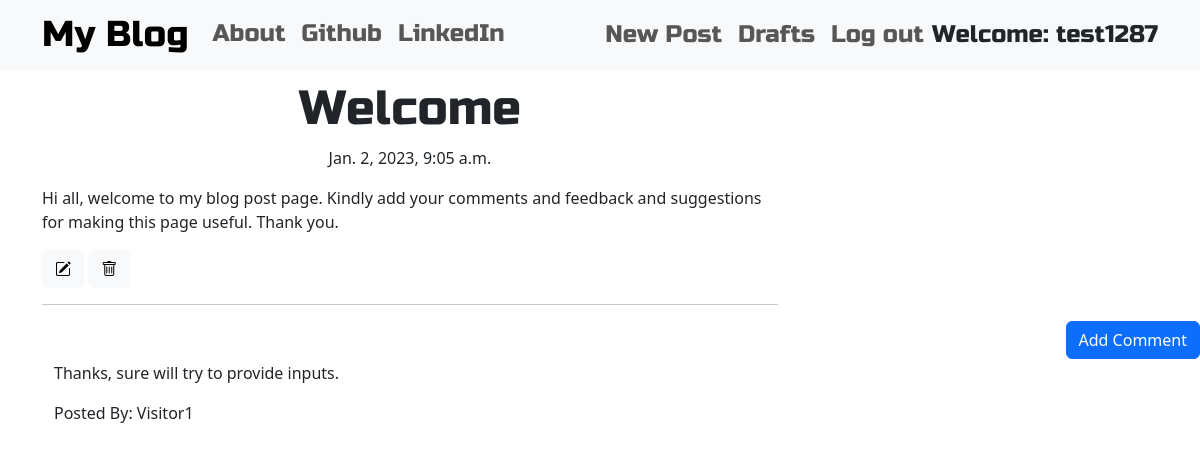
Screenshot of /post/6 (signed in) with the database file from the repository.
### blog/models.py (models this page shows, shortened)
class Post(models.Model):
    author = models.ForeignKey('auth.User',on_delete=models.CASCADE)
    title = models.CharField(max_length=200)
    text = models.TextField()
    create_date = models.DateTimeField(default=django.utils.timezone.now)
    published_date = models.DateTimeField(blank=True,null=True)

class Comment(models.Model):
    post = models.ForeignKey('blog.Post',related_name='comments',on_delete=models.CASCADE)
    author = models.CharField(max_length=100)
    text = models.TextField()
    create_date = models.DateTimeField(default=django.utils.timezone.now)
    approved_comment = models.BooleanField(default=False)

### blog/views.py (the view)
# urls.py: re_path(r"^post/(?P<pk>\d+)$", views.PostDetailView.as_view(),name='post_detail'),
class PostDetailView(DetailView):
    model = Post

### blog/templates/blog/post_detail.html (shortened to what this page needs)
{% extends 'blog/base.html' %}
{% block content %}
    <h1 class="posttitle loader">{{ post.title }}</h1>
    {% if post.published_date %}
        <div class="date postdate">
            {{ post.published_date }}
        </div>
    {% else %}
        <a class="btn btn-primary" href="{% url 'post_publish' pk=post.pk %}">Publish</a>
    {% endif %}
    <p class="postcontent">{{ post.text|safe|linebreaks }}</p>
    {% if user.is_authenticated %}
        <a class="btn btn-light" href="{% url 'post_edit' pk=post.pk %}">
            <i class="bi bi-pencil-square"></i>
        </a>
        <a class="btn btn-light" href="{% url 'post_remove' pk=post.pk %}">
            <i class="bi bi-trash"></i>
        </a>
    {% endif %}
    <hr>
    <a class="btn btn-primary btn-comment" href="{% url 'add_comment_to_post' pk=post.pk %}">Add Comment</a>
    <div class="container">
        {% for comment in post.comments.all %}
            <br>
            {% if user.is_authenticated or comment.approved_comment %}
                <p>{{ comment.text|safe|linebreaks }}</p>
                <p>Posted By: {{ comment.author }}</p>
            {% endif %}
            {% empty %}
            <p>No Comment</p>
        {% endfor %}
    </div>
{% endblock %}

### blog/templates/blog/base.html (shortened to what this page needs)
<!DOCTYPE html>
{% load static %}
<html lang="en">
<head>
    <link href="https://cdn.jsdelivr.net/npm/bootstrap@5.3.0-alpha1/dist/css/bootstrap.min.css" rel="stylesheet">
    <link rel="stylesheet" href="https://cdn.jsdelivr.net/npm/bootstrap-icons@1.7.2/font/bootstrap-icons.css">
    <link rel="stylesheet" href="//cdn.jsdelivr.net/npm/medium-editor@latest/dist/css/medium-editor.min.css" type="text/css" media="screen" charset="utf-8">
    <link rel="stylesheet" href="{% static 'css/blog.css' %}">
</head>
<body>
    <nav class="navbar navbar-expand-lg navbar-light bg-light techfont">
        <div class="container">
            <div class="collapse navbar-collapse">
                <ul class="navbar-nav mr-auto">
                    <li><a class="navbar-brand bigbrand" href="{% url 'post_list' %}">My Blog</a></li>
                    <li><a class="nav-link" href="{% url 'about' %}">About</a></li>
                    <li><a class="nav-link" href="https://www.github.com">Github</a></li>
                    <li><a class="nav-link" href="https://www.linkedin.com">LinkedIn</a></li>
                </ul>
            </div>
            <div class="navbar-nav align-items-center ml-auto">
                    {% if user.is_authenticated %}
                        <a class="nav-item nav-link" href="{% url 'post_new' %}">New Post</a>
                        <a class="nav-item nav-link" href="{% url 'post_draft_list' %}">Drafts</a>
                        <a class="nav-item nav-link" href="{% url 'logout' %}">Log out</a>
                        <a >Welcome: {{ user.username }}</a>
                    {% else %}
                        <a class="nav-item nav-link" href="{% url 'login' %}" aria-label="Login">
                            <i class="bi bi-person-circle fa-xs"></i></a>
                        <!-- <a class="nav-item nav-link" href="{% url 'login' %}" aria-label="Login">
                            <span class="fa fa-user" aria-hidden="true"></span></a> -->
                    {% endif %}
                </div>
        </div>
    </nav>
    <div class="content container">
        <div class="row">
            <div class="col-md-8">
                <div class="blog_posts">
                    {% block content %}
                    {% endblock %}
                </div>
            </div>
        </div>
    </div>
</body>
</html>

### blog/static/css/blog.css (style rules this page uses)
.techfont { font-family: 'Russo One', sans-serif; font-size: 1.5em; margin-bottom: 10px; }
.bigbrand { font-size: 1.5em; }
.postdate { text-align: center; }
.posttitle { font-family: 'Russo One', sans-serif; font-size: 3em; text-align: center; }
.postcontent { font-family: 'Montserrat'; font-size: 1.5em; }
.btn-comment { position: absolute; right: 0px; }
.loader { filter:hue-rotate(0deg); color:linear-gradient(45deg,#0f8,#08f); animation:hue 10000ms infinite linear; }

### rows the page displays
Post: title "Welcome", published_date "Jan. 2, 2023, 9:05 a.m.", text "Hi all, welcome to my blog post page. Kindly add your comments and feedback and suggestions for making this page useful. Thank you."
Comment: text "Thanks, sure will try to provide inputs.", author "Visitor1"

### other values shown
{{ user.username }} "test1287"
